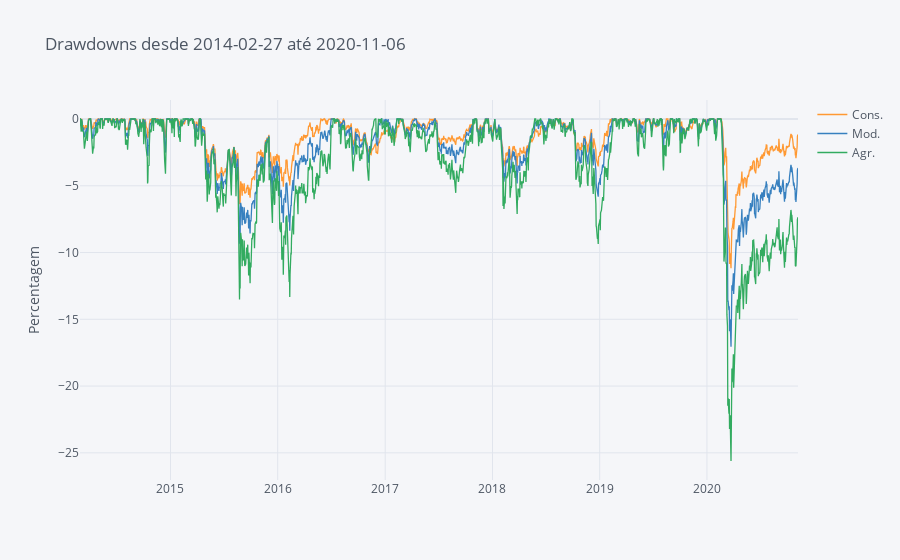

The notebook cell this image was saved under:
### Code cell
round(pa.compute_drawdowns(portfolios), 2).iplot(title='Drawdowns desde ' +  Begin + ' até ' + End, yTitle='Percentagem')

### Figure 1 — Plotly figure (JSON) as saved in the notebook; plotly's stock layout.template omitted (floating-point values rounded to 4 significant figures; data arrays with more than 128 entries replaced by an {"elided": "..."} marker saying what was removed)
{"data": [{"line": {"color": "rgba(255, 153, 51, 1.0)", "dash": "solid", "shape": "linear", "width": 1.3}, "mode": "lines", "name": "Cons.", "text": "", "type": "scatter", "x": {"elided": "1756 str values"}, "y": {"elided": "1756 float values"}}, {"line": {"color": "rgba(55, 128, 191, 1.0)", "dash": "solid", "shape": "linear", "width": 1.3}, "mode": "lines", "name": "Mod.", "text": "", "type": "scatter", "x": {"elided": "1756 str values"}, "y": {"elided": "1756 float values"}}, {"line": {"color": "rgba(50, 171, 96, 1.0)", "dash": "solid", "shape": "linear", "width": 1.3}, "mode": "lines", "name": "Agr.", "text": "", "type": "scatter", "x": {"elided": "1756 str values"}, "y": {"elided": "1756 float values"}}], "layout": {"autosize": true, "legend": {"bgcolor": "#F5F6F9", "font": {"color": "#4D5663"}}, "paper_bgcolor": "#F5F6F9", "plot_bgcolor": "#F5F6F9", "title": {"font": {"color": "#4D5663"}, "text": "Drawdowns desde 2014-02-27 até 2020-11-06"}, "xaxis": {"autorange": true, "gridcolor": "#E1E5ED", "range": ["2014-02-27", "2020-11-06"], "showgrid": true, "tickfont": {"color": "#4D5663"}, "title": {"font": {"color": "#4D5663"}, "text": ""}, "type": "date", "zerolinecolor": "#E1E5ED"}, "yaxis": {"autorange": true, "gridcolor": "#E1E5ED", "range": [-27.03, 1.423], "showgrid": true, "tickfont": {"color": "#4D5663"}, "title": {"font": {"color": "#4D5663"}, "text": "Percentagem"}, "type": "linear", "zerolinecolor": "#E1E5ED"}}}
